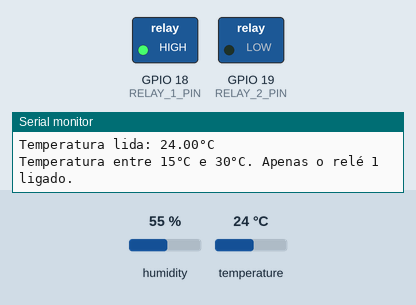
The sketch below on a simulated ESP32. On the bench: switched loads named in the sketch (green lamp = pin HIGH), the last lines printed to the serial monitor. The test bench sets the inputs (shaded band); at power-on: temperature 24 °C, humidity 55 %.

Above: at 3.2 s.
3.3 s: temperature set to 29.2 °C
6.0 s: temperature set to 30.5 °C
At 7.4 s:
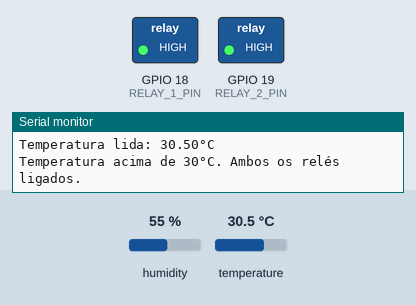
8.7 s: temperature set to 19 °C
At 11.4 s:
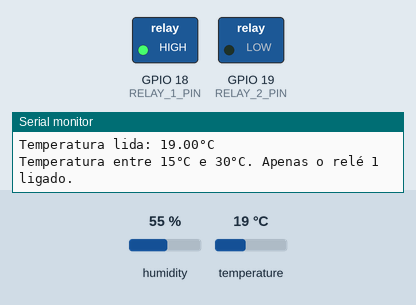
11.7 s: temperature set to 33 °C
At 13.5 s:
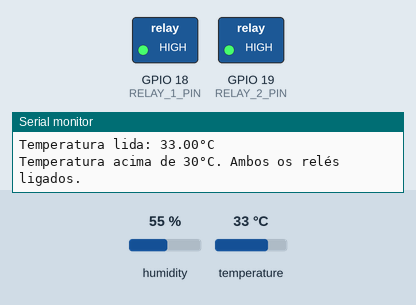
Timing chart, 0 to 15.0 s (numbered marks = the images above; inputs shaded):
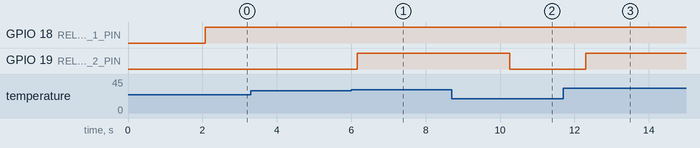

Measured:
- the behaviour switches between 30 and 30.1 °C on temperature (found by bisection; images 0 and 1)
- after the input at 6.0 s, GPIO 19 (RELAY_2_PIN): LOW → HIGH after 0.17 s
- after the input at 8.7 s, GPIO 19 (RELAY_2_PIN): HIGH → LOW after 1.6 s
- after the input at 11.7 s, GPIO 19 (RELAY_2_PIN): LOW → HIGH after 0.61 s

The sketch:

main_rele_DHT.ino
```cpp
#include <DHT.h>

#define DHT_SENSOR_PIN 23 // ESP32 pin GPIO23 connected to DHT22
#define RELAY_1_PIN    18 // ESP32 pin GPIO18 connected to relay 1
#define RELAY_2_PIN    19 // ESP32 pin GPIO19 connected to relay 2

#define DHT_SENSOR_TYPE DHT22

#define TEMP_UPPER_THRESHOLD  30 // Upper temperature threshold
#define TEMP_LOWER_THRESHOLD  15 // Lower temperature threshold

DHT dht_sensor(DHT_SENSOR_PIN, DHT_SENSOR_TYPE);

void setup() {
  Serial.begin(9600); // Initialize serial
  dht_sensor.begin(); // Initialize the DHT sensor

  // Setup relay pins
  pinMode(RELAY_1_PIN, OUTPUT);
  pinMode(RELAY_2_PIN, OUTPUT);
  digitalWrite(RELAY_1_PIN, LOW); // Ensure relays are off initially
  digitalWrite(RELAY_2_PIN, LOW);

  Serial.println("Sistema iniciado!");
  Serial.println("Inicializando o sensor DHT22...");
  delay(2000); // Aguarda o sensor estabilizar
  Serial.println("Pronto para leituras!");
}

void loop() {
  Serial.println("\nLendo a temperatura...");
  float temperature = dht_sensor.readTemperature();  // Read temperature in Celsius

  if (isnan(temperature)) {
    Serial.println("Erro: Falha ao ler o sensor DHT!");
  } else {
    Serial.print("Temperatura lida: ");
    Serial.print(temperature);
    Serial.println("°C");

    if (temperature < TEMP_LOWER_THRESHOLD) {
      Serial.println("Temperatura abaixo de 15°C. Ambos os relés desligados.");
      digitalWrite(RELAY_1_PIN, LOW);
      digitalWrite(RELAY_2_PIN, LOW);
    } else if (temperature >= TEMP_LOWER_THRESHOLD && temperature <= TEMP_UPPER_THRESHOLD) {
      Serial.println("Temperatura entre 15°C e 30°C. Apenas o relé 1 ligado.");
      digitalWrite(RELAY_1_PIN, HIGH);
      digitalWrite(RELAY_2_PIN, LOW);
    } else {
      Serial.println("Temperatura acima de 30°C. Ambos os relés ligados.");
      digitalWrite(RELAY_1_PIN, HIGH);
      digitalWrite(RELAY_2_PIN, HIGH);
    }
  }

  // Aguarda 2 segundos antes da próxima leitura
  delay(2000);
}
```
